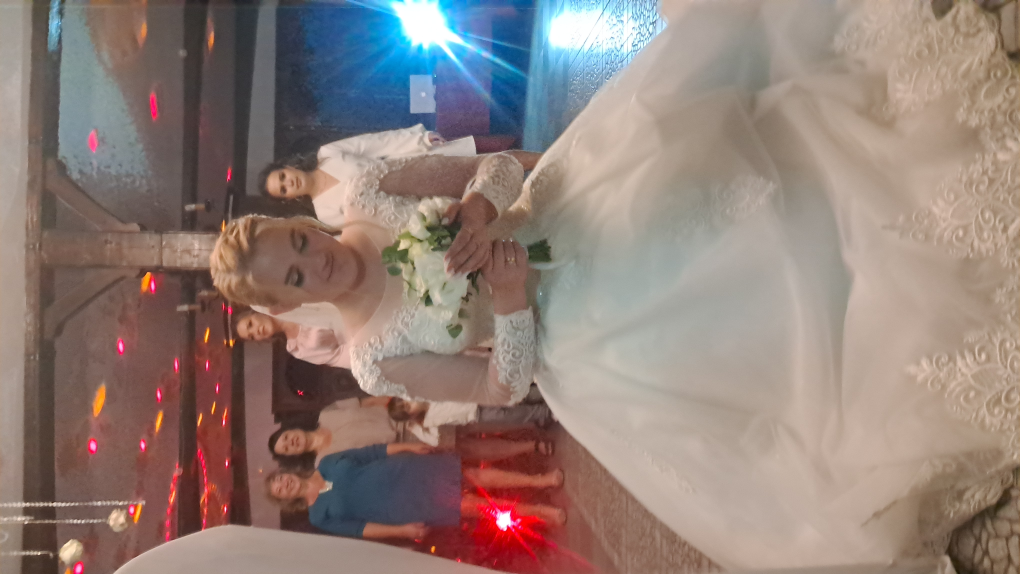
#> input picture src/assets/images/20241001_203159.jpg, 4080 x 2296 px (shown at 1/4 size)
$ python -i process_media.py   (imports and definitions only)   (older library calls are emulated)
#> lines starting #> are read from the running program, lines starting #| are printed output that depends on the picture
#!/usr/bin/env python3
"""
process_media.py — Autonomous media-archive processor for the interactive-wedding project.

Usage:
    python scripts/process_media.py --input /path/to/raw_media [--output public/media] [--manifest public/wedding_manifest.json]

Algorithm:
1. Scan INPUT recursively for supported photo/video files.
2. Sort all files by st_mtime (modification time) — the "story timeline".
3. Split the sorted list into 7 equal time-based chunks, each mapped to a story section.
4. Score every file for sharpness:
   - Photo  → Laplacian variance (cv2.Laplacian)
   - Video  → average Laplacian variance of 10 evenly-spaced sampled frames
5. Select the TOP-30 (LIMIT_PER_SECTION) files per section by sharpness score.
6. Transform selected files:
   - Photo  → EXIF auto-rotate, autocontrast, resize ≤ 2048 px (long edge), save WebP @ 82 %
   - Video  → trim to 15 s, resize to 1920 px width, smart audio:
               * RMS > 0.03  → normalize audio
               * RMS ≤ 0.03  → strip audio (mute)
7. Write output to OUTPUT/<section_slug>/<uuid>.<ext>
8. Generate manifest at MANIFEST path (default: public/wedding_manifest.json).

Requirements:
    pip install opencv-python-headless Pillow moviepy numpy
"""

import argparse
import datetime
import json
import logging
import math
import os
import random
import uuid
from pathlib import Path
from typing import Dict, List, Tuple

import cv2
import numpy as np
from PIL import Image, ImageOps

# ---------------------------------------------------------------------------
# MoviePy version compatibility (detect once at module level)
# ---------------------------------------------------------------------------

try:
    from moviepy import VideoFileClip as _VideoFileClip  # type: ignore  # v2
    _MOVIEPY_V2 = True
except ImportError:
    try:
        from moviepy.editor import VideoFileClip as _VideoFileClip  # type: ignore  # v1
        _MOVIEPY_V2 = False
    except ImportError:
        _VideoFileClip = None  # type: ignore
        _MOVIEPY_V2 = False

# ---------------------------------------------------------------------------
# Configuration
# ---------------------------------------------------------------------------

SECTIONS: List[Dict] = [
    {"name": "А якщо",        "slug": "ayakscho"},
    {"name": "Разом",         "slug": "razom"},
    {"name": "Любити",        "slug": "lyubyty"},
    {"name": "Життя",         "slug": "zhyttya"},
    {"name": "По справжньому","slug": "pospravzhnomu"},
    {"name": "Радіти",        "slug": "radity"},
    {"name": "Мріяти",        "slug": "mriyaty"},
]

LIMIT_PER_SECTION = 30          # TOP-N per section
VIDEO_SAMPLE_FRAMES = 10        # frames to sample for video sharpness
PHOTO_MAX_SIDE = 2048           # px — resize long edge
PHOTO_WEBP_QUALITY = 82         # %
VIDEO_MAX_SECONDS = 15          # trim duration
VIDEO_MAX_WIDTH = 1920          # resize width
AUDIO_RMS_THRESHOLD = 0.03      # below → mute; above → normalize

PHOTO_EXTENSIONS = {".jpg", ".jpeg", ".png", ".tiff", ".tif", ".bmp", ".heic", ".heif"}
VIDEO_EXTENSIONS = {".mp4", ".mov", ".avi", ".mkv", ".mts", ".m2ts", ".wmv", ".3gp"}

# [5 lines not run here, left out]
log = logging.getLogger(__name__)

# ---------------------------------------------------------------------------
# Discovery & scanning
# ---------------------------------------------------------------------------


# [9 lines left out: function collect_files, not called in this run]


def sort_by_mtime(files: List[Path]) -> List[Path]:
    """Sort files by modification time (ascending)."""
    return sorted(files, key=lambda p: p.stat().st_mtime)


# ---------------------------------------------------------------------------
# Sharpness scoring
# ---------------------------------------------------------------------------


def laplacian_variance(gray: np.ndarray) -> float:
    """Return Laplacian variance (sharpness indicator)."""
    return float(cv2.Laplacian(gray, cv2.CV_64F).var())


# [93 lines left out: functions score_photo, score_video, score_file, assign_sections, select_top, not called in this run]


# ---------------------------------------------------------------------------
# Photo transformation
# ---------------------------------------------------------------------------


def _resize_keep_aspect(img: Image.Image, max_side: int) -> Image.Image:
    w, h = img.size
    if max(w, h) <= max_side:
        return img
    if w >= h:
        new_w = max_side
        new_h = round(h * max_side / w)
    else:
        new_h = max_side
        new_w = round(w * max_side / h)
    return img.resize((new_w, new_h), Image.LANCZOS)


def process_photo(src: Path, dst: Path) -> bool:
    """
    Transform a photo:
      1. EXIF auto-rotate (ImageOps.exif_transpose)
      2. Autocontrast
      3. Resize ≤ PHOTO_MAX_SIDE px (long edge)
      4. Save as WebP @ PHOTO_WEBP_QUALITY %
    Returns True on success.
    """
#> called with src = '../src/assets/images/20241001_203159.jpg', dst = 'out.png'
    try:
        with Image.open(src) as img:
#> img is the input picture: PIL image 4080x2296 RGB; mean R, G, B 145.1, 127.2, 120.3
            img = ImageOps.exif_transpose(img)
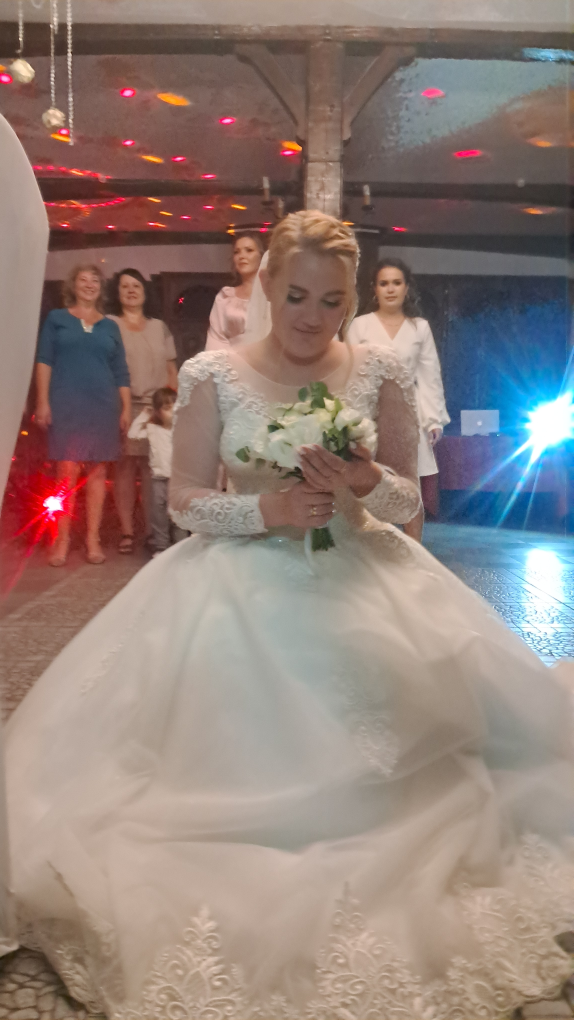
#> img: PIL image 2296x4080 RGB (shown at 1/4 size); mean R, G, B 145.1, 127.2, 120.3
            img = img.convert("RGB")
            img = ImageOps.autocontrast(img)
            img = _resize_keep_aspect(img, PHOTO_MAX_SIDE)
            dst.parent.mkdir(parents=True, exist_ok=True)
            img.save(dst, format="WEBP", quality=PHOTO_WEBP_QUALITY, method=4)
        return True
    except Exception as exc:  # noqa: BLE001
#> (the run stopped early here; a loop or call above may not have finished)
